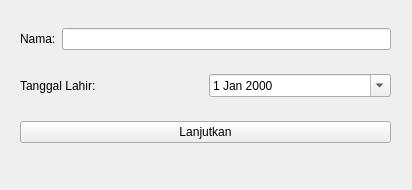
<?xml version="1.0" encoding="UTF-8"?>
<ui version="4.0">
 <class>Form</class>
 <widget class="QWidget" name="Form">
  <property name="geometry">
   <rect>
    <x>0</x>
    <y>0</y>
    <width>412</width>
    <height>190</height>
   </rect>
  </property>
  <property name="windowTitle">
   <string>Form</string>
  </property>
  <widget class="QWidget" name="verticalLayoutWidget">
   <property name="geometry">
    <rect>
     <x>20</x>
     <y>10</y>
     <width>371</width>
     <height>151</height>
    </rect>
   </property>
   <layout class="QVBoxLayout" name="verticalLayout">
    <item>
     <layout class="QHBoxLayout" name="horizontalLayout">
      <item>
       <widget class="QLabel" name="label">
        <property name="text">
         <string>Nama:</string>
        </property>
       </widget>
      </item>
      <item>
       <widget class="QLineEdit" name="nameID"/>
      </item>
     </layout>
    </item>
    <item>
     <layout class="QHBoxLayout" name="horizontalLayout_2">
      <item>
       <widget class="QLabel" name="label_2">
        <property name="text">
         <string>Tanggal Lahir:</string>
        </property>
       </widget>
      </item>
      <item>
       <widget class="QDateEdit" name="dateEdit">
        <property name="calendarPopup">
         <bool>true</bool>
        </property>
       </widget>
      </item>
     </layout>
    </item>
    <item>
     <widget class="QPushButton" name="pushButton">
      <property name="text">
       <string>Lanjutkan</string>
      </property>
     </widget>
    </item>
   </layout>
  </widget>
 </widget>
 <resources/>
 <connections/>
</ui>
